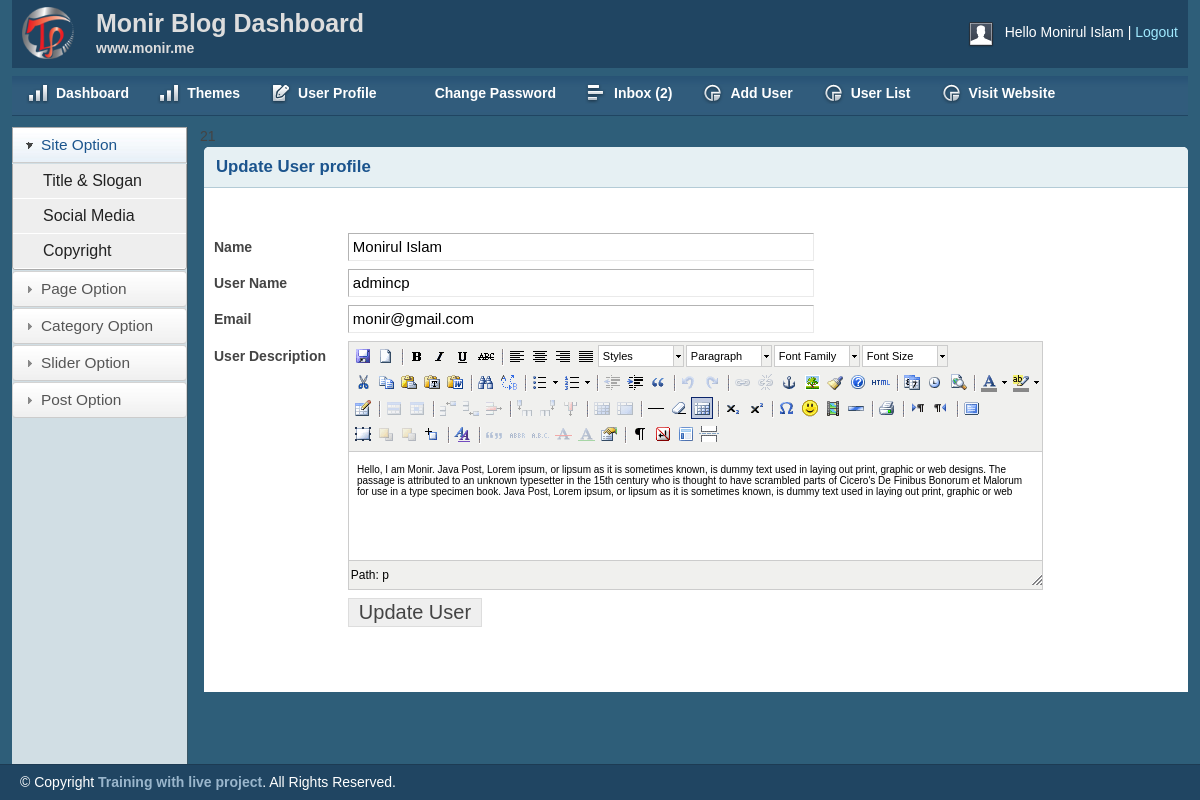
The app's page /admin/profile.php (signed in) with its own data.
### tables this page shows
CREATE TABLE `tbl_user` (
  `id` int(11) NOT NULL,
  `name` varchar(255) NOT NULL,
  `username` varchar(50) NOT NULL,
  `password` varchar(32) NOT NULL,
  `email` varchar(255) NOT NULL,
  `description` text NOT NULL,
  `role` int(11) NOT NULL
);

### lib/Database.php (called while the page is built, shortened)
<?php
Class Database{
	public $host   = DB_HOST;
	public $user   = DB_USER;
	public $pass   = DB_PASS;
	public $dbname = DB_NAME;
	public $link;
	private function connectDB(){
	$this->link = new mysqli($this->host, $this->user, $this->pass, $this->dbname);
 }
	public function select($query){
		$result = $this->link->query($query) or die($this->link->error.__LINE__);
		if($result->num_rows > 0){
			return $result;
		} else {
			return false;
		}
	}
}

### lib/Session.php (called while the page is built, shortened)
<?php
	class Session {
		public static function get( $key ) {
			if( isset($_SESSION[$key]) ) {
				return $_SESSION[$key];
			} else {
				return false;
			}
		}
	}

### admin/profile.php (the view, shortened to what this page needs)
<?php include_once 'inc/header.php'; ?>
<?php include_once 'inc/sidebar.php'; ?>
<?php
    echo $userID   = Session::get('userID');
    echo $userRole = Session::get('userRole');
?>
    <div class="grid_10 add-post">
        <div class="box round first grid">
            <h2>Update User profile</h2>
            <div class="block">
            <br>
            <?php
                $user_query ="SELECT * FROM tbl_user WHERE id='$userID' AND role='$userRole'";
                $sel_user = $db->select($user_query);
                if( $sel_user ) {
                while( $result = $sel_user->fetch_assoc() ) {
            ?>
             <form action="" method="post" enctype="multipart/form-data">
                <table class="form">
                    <tr>
                        <td>
                            <label>Name</label>
                        </td>
                        <td>
                            <input type="text" name="name" value="<?php echo $result['name']; ?>" class="medium" />
                        </td>
                    </tr>
                    <tr>
                        <td>
                            <label>User Name</label>
                        </td>
                        <td>
                            <input type="text" name="username" value="<?php echo $result['username']; ?>" class="medium" />
                        </td>
                    </tr>
                    <tr>
                        <td>
                            <label>Email</label>
                        </td>
                        <td>
                            <input type="email" name="email" value="<?php echo $result['email']; ?>" class="medium" />
                        </td>
                    </tr>
                    <tr>
                        <td style="vertical-align: top; padding-top: 9px;">
                            <label>User Description</label>
                        </td>
                        <td>
                        </td>
                    </tr>
					<tr>
                        <td></td>
                        <td>
                            <input type="submit" name="update" Value="Update User" />
                        </td>
                    </tr>
                </table>
            </form>
            <?php } } ?>
            </div>
        </div>
    </div>
<?php include_once 'inc/footer.php'; ?>

### admin/css/layout.css (style rules this page uses)
body { background: #fff none repeat scroll 0 0; color: #444; font-size: 14px; padding: 0; }
h1, h2, h3, h4, h5, h6 { line-height:1.2em; margin-bottom:.3em; }
h2 { margin-top:1em; }
.box { background:#fff; margin-bottom:20px; padding:10px 10px 10px 10px; margin-left:-8px; }
.box.grid { padding-bottom:40px; }
.box.round { -moz-border-radius: 5px 5px 0px 0px; -webkit-border-radius: 5px 5px 0px 0px; border-radius: 5px 5px 0px 0px; }
.box h2 { font-size:1.2em; font-weight:bold; color:#1B548D; background:#E6F0F3; margin:-10px -10px 0 -10px; padding:10px 12px; border-bottom:1px solid #B3CBD6; -moz-border-radius: 5px 5px 0px 0px; -webkit-border-radius: 5px 5px 0px 0px; border-radius: 5px 5px 0px 0px; }
.box.first { min-height: 406px; }
.block { padding-top:20px; }
table.form { width:100%; }
table.form td { padding:4px 0px; }
table.form label { font-weight:bold; }
table.form input, table.form select { font-size: 15px; padding: 4px 4px 5px 4px; border-top: 1px solid #b3b3b3; border-left: 1px solid #b3b3b3; border-right: 1px solid #eaeaea; border-bottom: 1px solid #eaeaea; }
table.form input[type="submit"] { border: 1px solid #ddd; color: #444; cursor: pointer; font-size: 20px; padding: 2px 10px; }
input.medium { width: 55%; }
.block { padding-bottom:1px; }

### admin/js/tiny-mce/themes/advanced/skins/default/content.css (style rules this page uses)
body, td, pre { color:#000; font-family:Verdana, Arial, Helvetica, sans-serif; font-size:10px; margin:8px; }
body { background:#FFF; }
h2 { font-size: 1.5em }
table, img, hr, .mceItemAnchor { cursor:default }
table td, table th { cursor:text }

### records on screen
tbl_user: name "Monirul Islam", username "admincp", email "monir@gmail.com"

### other values on screen
Session::get('name') "Monirul Islam"
mysqli_num_rows($inb_msg) "2"
